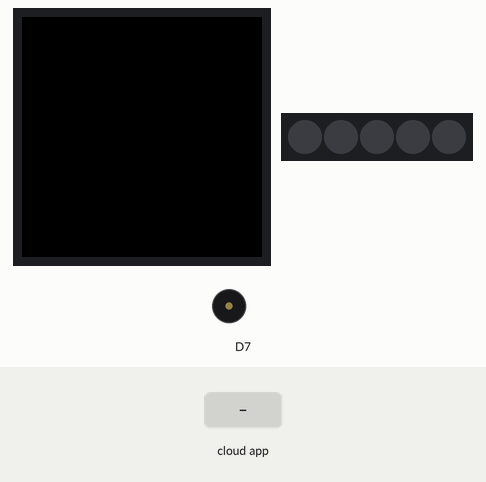
Recording of a sketch running on a simulated Arduino MKR. On the bench: 240×240 colour display, 5 RGB LEDs in strip order, left to right, buzzer (waves = sounding). The inputs (shaded band) are chosen by the test bench. WiFi joins after 1.5 s; servers stay silent unless stated.

Above: at 2.9 s.
3.0 s: the phone or cloud app sets warningAlarm to 1
At 3.9 s:
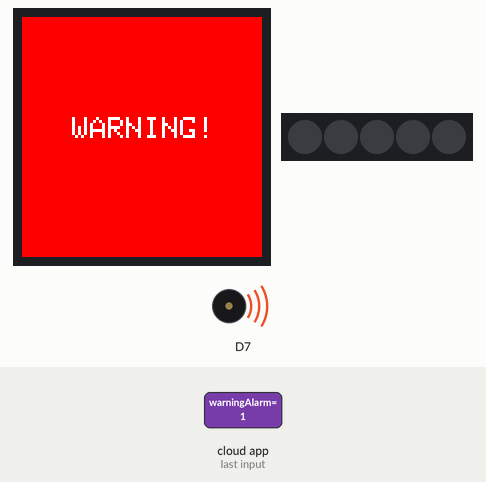
6.0 s: the phone or cloud app sets rgb to 1
At 8.2 s:
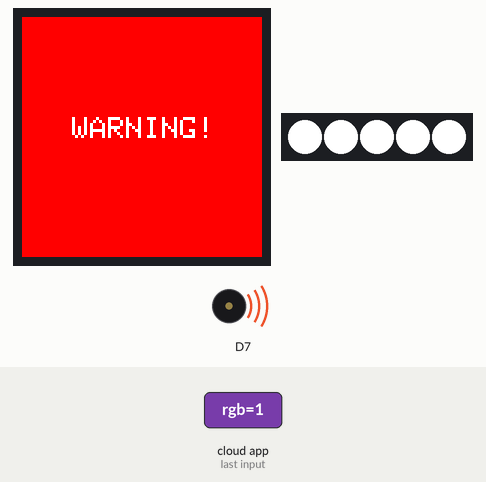
9.0 s: the phone or cloud app sets screenColor to 0
At 9.59 s:
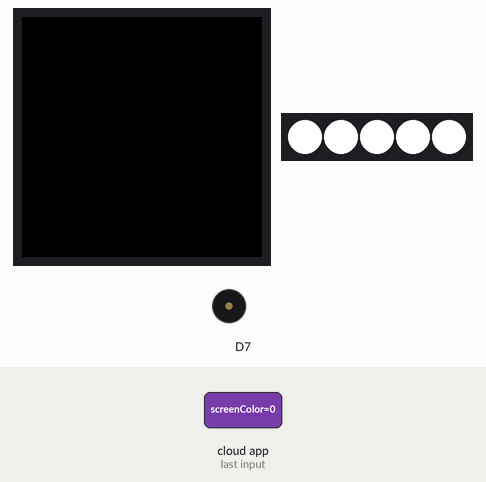
12.0 s: the phone or cloud app sets screenColor to 1
At 14.0 s:
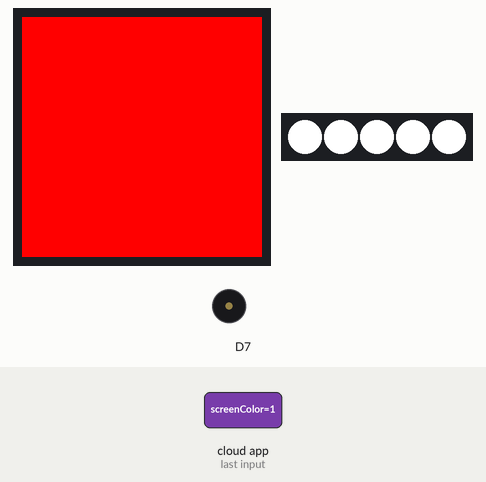
15.0 s: the phone or cloud app sets screenColor to 2
At 16.24 s:
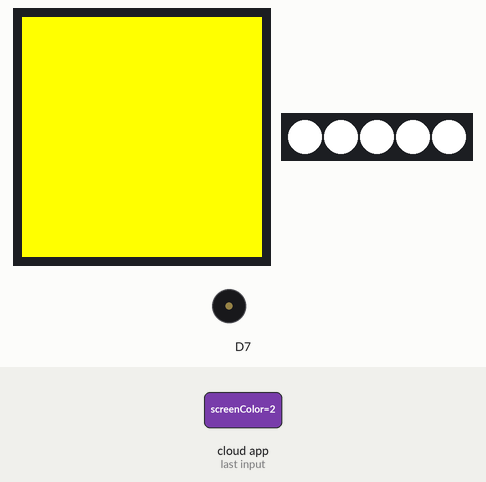
17.8 s: the phone or cloud app sets challenge_function to 1
At 19.8 s:
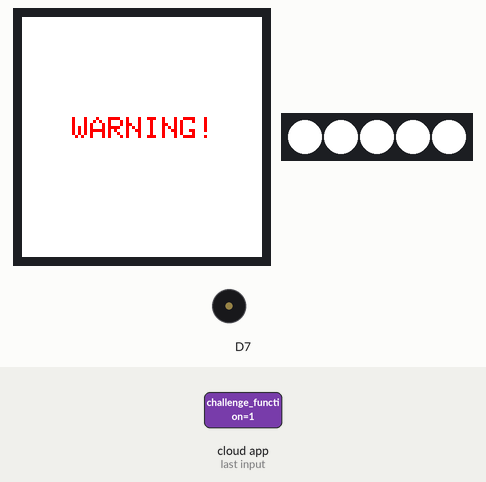
Timing chart, 0 to 21.3 s (numbered marks = the images above; inputs shaded):
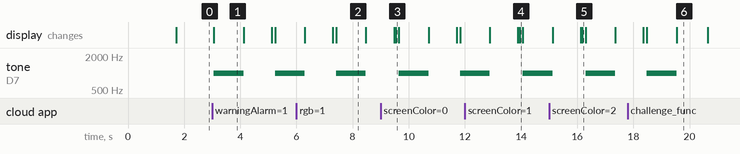

Measured:
- after the input at 3.0 s, tone on D7: silent → 1000 Hz after 0.06 s, → silent 1.1 s later, → 1000 Hz 1.1 s later; the display: changes after 0.06 s (image 1)
- after the input at 9.0 s, the display: first differs from a run without the input after 0.53 s (image 3)
- after the input at 12.0 s, the display: first differs from a run without the input after 1.9 s (image 4)
- after the input at 15.0 s, the display: first differs from a run without the input after 1.2 s (image 5)
- after the input at 17.8 s, tone on D7: goes on until 19.5 s, then stays silent
- what the display in image 1 shows lasts 1.0 s, from 3.1 s to 4.1 s

The sketch:

Activity4_mar02a.ino
```cpp
#include "arduino_secrets.h"
/*
  Sketch generated by the Arduino IoT Cloud Thing "Explore_IoT_Activity_4"
  https://create.arduino.cc/cloud/things/eab15d7a-ea60-458b-8b08-f388e841e8ed

  Arduino IoT Cloud Properties description

  The following variables are automatically generated and updated when changes are made to the Thing

  String message;
  CloudColoredLight rgb;
  int screenColor;
  int soundDuration;
  int soundFrequency;
  int textSize;
  bool challenge_function;
  bool soundOn;
  bool warningAlarm;

  Properties which are marked as READ/WRITE in the Cloud Thing will also have functions
  which are called when their values are changed from the Dashboard.
  These functions are generated with the Thing and added at the end of this sketch.
*/

#include "thingProperties.h"
#include <Arduino_MKRIoTCarrier.h>
MKRIoTCarrier carrier;

void setup() {
  // Initialize serial and wait for port to open:
  Serial.begin(9600);
  // Defined in thingProperties.h
  initProperties();

  ArduinoCloud.begin(ArduinoIoTPreferredConnection);

  CARRIER_CASE = true;
  carrier.begin();

  setDebugMessageLevel(4);   //Get Cloud Info/errors , 0 (only errors) up to 4
  ArduinoCloud.printDebugInfo();

  while (ArduinoCloud.connected() != 1) {
    ArduinoCloud.update();
    carrier.display.setTextSize(3);
    carrier.display.setCursor(20, 70);
    carrier.display.println("Waiting For");
    carrier.display.setCursor(5, 110);
    carrier.display.println("Connection...");
    delay(500);
  }
}

void loop() {
  ArduinoCloud.update();
  // Your code here
  if (warningAlarm == true) {
    alarm();
  }

  carrier.display.setCursor(50, 100);

  if (soundOn == true) {
    carrier.Buzzer.sound(soundFrequency);
    delay(soundDuration);
    carrier.Buzzer.noSound();
    delay(soundDuration);
  }

  if (challenge_function == true) {
    challenge_alarm();
  }

}

void alarm() {
  carrier.display.fillScreen(ST77XX_RED); //set the background color of the screen to red
  carrier.display.setTextColor(ST77XX_WHITE); //set the color of the text to white
  carrier.display.setTextSize(3); //set the size of the text to 3 (medium)
  carrier.display.setCursor(50, 100); //set the cursor at position x=50, y=100
  carrier.display.print("WARNING!"); //display "WARNING!" on the screen
  carrier.Buzzer.sound(1000); //turn on the sound buzzer with frequency=1000

  delay(1000); // wait for 1 second

  carrier.display.fillScreen(ST77XX_WHITE); //set the background color of the screen to white
  carrier.display.setTextColor(ST77XX_RED); //set the color of the text to red
  carrier.display.setCursor(50, 100); //set the cursor at position x=50, y=100
  carrier.display.print("WARNING!"); //display "WARNING!" on the screen
  carrier.Buzzer.noSound();  //turn off the sound buzzer

  delay(1000); // wait for 1 second

  carrier.display.fillScreen(ST77XX_WHITE); //set screen to white
  carrier.display.setTextColor(ST77XX_WHITE); //set text to white
}

void backgroundColor() {

  switch (screenColor) {
    case 0:
      //if number's value is 0, execute code here
      carrier.display.fillScreen(ST77XX_BLACK);
      carrier.display.setTextColor(ST77XX_WHITE); //set the color of the text to WHITE
      break;

    case 1:
      //if number's value is 1, execute code here
      carrier.display.fillScreen(ST77XX_RED);
      carrier.display.setTextColor(ST77XX_WHITE); //set the color of the text to WHITE
      break;

    case 2:
      //if number's value is 2, execute code here
      carrier.display.fillScreen(ST77XX_YELLOW);
      carrier.display.setTextColor(ST77XX_BLACK); //set the color of the text to BLACK
      break;

    case 3:
      //if number's value is 3, execute code here
      carrier.display.fillScreen(ST77XX_ORANGE);
      carrier.display.setTextColor(ST77XX_WHITE); //set the color of the text to WHITE
      break;

    case 4:
      //if number's value is 4, execute code here
      carrier.display.fillScreen(ST77XX_GREEN);
      carrier.display.setTextColor(ST77XX_BLACK); //set the color of the text to BLACK
      break;

    case 5:
      //if number's value is 5, execute code here
      carrier.display.fillScreen(ST77XX_BLUE);
      carrier.display.setTextColor(ST77XX_WHITE); //set the color of the text to WHITE
      break;

    case 6:
      //if number's value is 6, execute code here
      carrier.display.fillScreen(ST77XX_MAGENTA);
      carrier.display.setTextColor(ST77XX_WHITE); //set the color of the text to WHITE
      break;
  }

}

void onMessageChange() {
  // Do something
  backgroundColor();
  carrier.display.setTextSize(textSize);
  carrier.display.println(message);
}

void onScreenColorChange() {
  // Do something
  backgroundColor();
  carrier.display.setTextSize(textSize);
  carrier.display.println(message);
}

void onTextSizeChange() {
  // Do something
  backgroundColor();
  carrier.display.setTextSize(textSize);
  carrier.display.println(message);
}

void onRgbChange() {
  // Do something
  uint8_t r, g, b;
  rgb.getValue().getRGB(r, g, b);

  if (rgb.getSwitch()){

    for(int i=0; i<= 4 ; i++){
      carrier.leds.setPixelColor(i, g, r, b);
    }

    carrier.leds.show();

  }else{

    for(int i=0; i<= 4 ; i++){
      carrier.leds.setPixelColor(i,0);
    }

    carrier.leds.show();
  }
}

void onSoundDurationChange() {
  // Do something
}


void onSoundFrequencyChange() {
  // Do something
}

void onSoundOnChange() {
  // Do something
}

void onWarningAlarmChange() {
  // Do something
}

/*
  Since ChallengeFunction is READ_WRITE variable, onChallengeFunctionChange() is
  executed every time a new value is received from IoT Cloud.
*/
void onChallengeFunctionChange()  {
  // Add your code here to act upon ChallengeFunction change
}

void challenge_alarm() {
  carrier.display.fillScreen(ST77XX_BLUE);
  carrier.display.setTextColor(ST77XX_YELLOW);
  carrier.display.setTextSize(3);
  carrier.display.setCursor(50, 100);
  carrier.display.println("IoT Rocks!");
  // carrier.Buzzer.sound(1000);
  delay(1000);

  carrier.display.fillScreen(ST77XX_YELLOW);
  carrier.display.setTextColor(ST77XX_BLUE);
  carrier.display.setTextSize(3);
  carrier.display.setCursor(50, 100);
  carrier.display.println("IoT Rocks Again!");
  // carrier.Buzzer.noSound();
  delay(1000);
} 
```

arduino_secrets.h
```cpp
#define SECRET_SSID ""
#define SECRET_PASS ""
```

thingProperties.h
```cpp
// Code generated by Arduino IoT Cloud, DO NOT EDIT.

#include <ArduinoIoTCloud.h>
#include <Arduino_ConnectionHandler.h>

const char SSID[]     = SECRET_SSID;    // Network SSID (name)
const char PASS[]     = SECRET_PASS;    // Network password (use for WPA, or use as key for WEP)

void onMessageChange();
void onRgbChange();
void onScreenColorChange();
void onSoundDurationChange();
void onSoundFrequencyChange();
void onTextSizeChange();
void onChallengeFunctionChange();
void onSoundOnChange();
void onWarningAlarmChange();

String message;
CloudColoredLight rgb;
int screenColor;
int soundDuration;
int soundFrequency;
int textSize;
bool challenge_function;
bool soundOn;
bool warningAlarm;

void initProperties(){

  ArduinoCloud.addProperty(message, READWRITE, ON_CHANGE, onMessageChange);
  ArduinoCloud.addProperty(rgb, READWRITE, ON_CHANGE, onRgbChange);
  ArduinoCloud.addProperty(screenColor, READWRITE, ON_CHANGE, onScreenColorChange);
  ArduinoCloud.addProperty(soundDuration, READWRITE, ON_CHANGE, onSoundDurationChange);
  ArduinoCloud.addProperty(soundFrequency, READWRITE, ON_CHANGE, onSoundFrequencyChange);
  ArduinoCloud.addProperty(textSize, READWRITE, ON_CHANGE, onTextSizeChange);
  ArduinoCloud.addProperty(challenge_function, READWRITE, ON_CHANGE, onChallengeFunctionChange);
  ArduinoCloud.addProperty(soundOn, READWRITE, ON_CHANGE, onSoundOnChange);
  ArduinoCloud.addProperty(warningAlarm, READWRITE, ON_CHANGE, onWarningAlarmChange);

}

WiFiConnectionHandler ArduinoIoTPreferredConnection(SSID, PASS);
```
